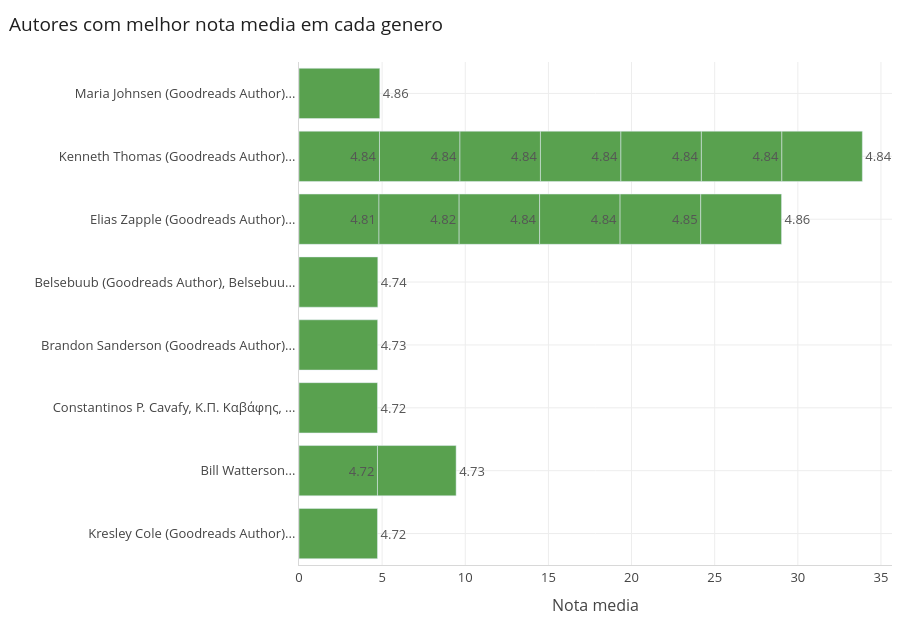

Source (notebook cell):
### Code cell
autores_plot = top_authors.sort_values("avg_rating").copy()
autores_plot["label"] = autores_plot["author"].str.slice(0, 38) + "..."

fig = registrar(estilo(px.bar(
    autores_plot, x="avg_rating", y="label", orientation="h", text_auto=".2f",
    color_discrete_sequence=[VERDE],
), "Autores com melhor nota media em cada genero", altura=620), "03-autores-por-genero")

fig.update_layout(xaxis_title="Nota media", yaxis_title="")
fig.update_traces(textposition="outside", textfont_color="#555")
fig.show()

### Figure 1 — Plotly figure (JSON) as saved in the notebook; plotly's stock layout.template omitted (floating-point values rounded to 4 significant figures)
{"data": [{"hovertemplate": "avg_rating=%{x}<br>label=%{y}<extra></extra>", "legendgroup": "", "marker": {"color": "#59A14F", "pattern": {"shape": ""}}, "name": "", "orientation": "h", "showlegend": false, "textfont": {"color": "#555"}, "textposition": "outside", "texttemplate": "%{x:.2f}", "type": "bar", "x": [4.72, 4.72, 4.72, 4.73, 4.73, 4.74, 4.81, 4.82, 4.84, 4.84, 4.84, 4.84, 4.84, 4.84, 4.84, 4.84, 4.84, 4.85, 4.86, 4.86], "xaxis": "x", "y": ["Kresley Cole (Goodreads Author)...", "Bill Watterson...", "Constantinos P. Cavafy, Κ.Π. Καβάφης, ...", "Bill Watterson...", "Brandon Sanderson (Goodreads Author)...", "Belsebuub (Goodreads Author), Belsebuu...", "Elias Zapple (Goodreads Author)...", "Elias Zapple (Goodreads Author)...", "Kenneth Thomas (Goodreads Author)...", "Kenneth Thomas (Goodreads Author)...", "Elias Zapple (Goodreads Author)...", "Elias Zapple (Goodreads Author)...", "Kenneth Thomas (Goodreads Author)...", "Kenneth Thomas (Goodreads Author)...", "Kenneth Thomas (Goodreads Author)...", "Kenneth Thomas (Goodreads Author)...", "Kenneth Thomas (Goodreads Author)...", "Elias Zapple (Goodreads Author)...", "Elias Zapple (Goodreads Author)...", "Maria Johnsen (Goodreads Author)..."], "yaxis": "y"}], "layout": {"barmode": "relative", "font": {"color": "#444", "size": 13}, "height": 620, "hoverlabel": {"bgcolor": "white", "font": {"size": 12}}, "legend": {"tracegroupgap": 0}, "margin": {"b": 8, "l": 8, "r": 8, "t": 62}, "paper_bgcolor": "white", "plot_bgcolor": "white", "title": {"font": {"color": "#1F1F1F", "size": 19}, "text": "Autores com melhor nota media em cada genero", "x": 0.01, "xanchor": "left"}, "xaxis": {"anchor": "y", "domain": [0.0, 1.0], "gridcolor": "#EDEDED", "linecolor": "#D8D8D8", "title": {"text": "Nota media"}, "zeroline": false}, "yaxis": {"anchor": "x", "domain": [0.0, 1.0], "gridcolor": "#EDEDED", "linecolor": "#D8D8D8", "title": {"text": ""}, "zeroline": false}}}
